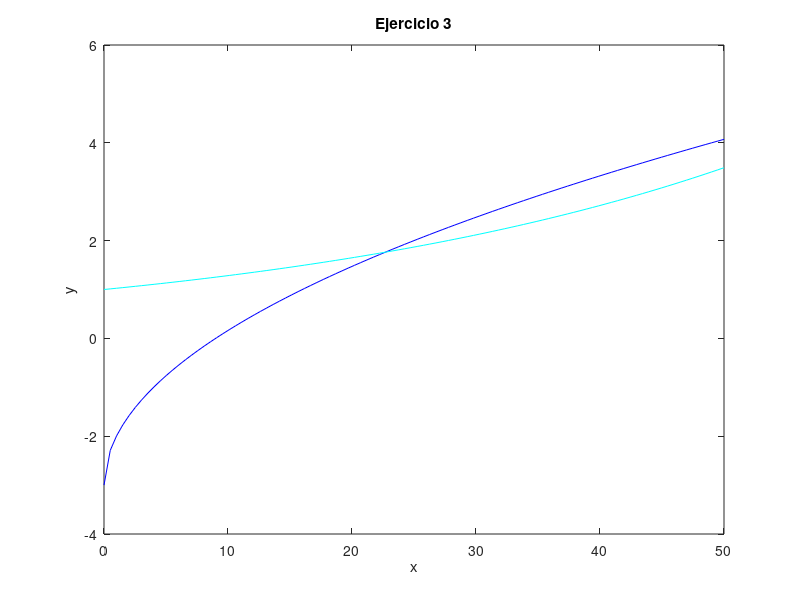

Write the MATLAB code that produced this figure.
% Ejercicio Numero 3
%figura 1
figure
x=linspace(0,50,100);
y=sqrt(x)-3;
plot(x, y, "b");
title('Ejercicio 3');
xlabel('x');
ylabel('y');
%figura 2
hold on
x=linspace(0,50,100);
y=exp(x/40);
plot(x, y, "c");
hold off
